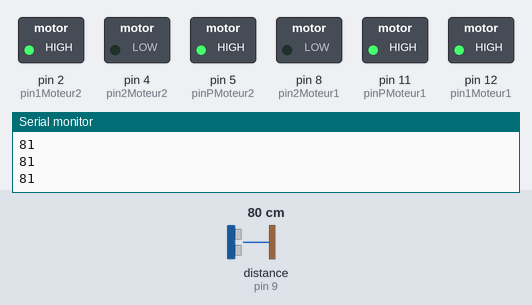
Recording of a sketch running on a simulated Arduino Uno, built with avr-gcc and run on an emulated ATmega328P. Shown: switched loads named in the sketch (green lamp = pin HIGH), the last lines printed to the serial monitor. Inputs (shaded band) come from the test bench; at power-on: distance to the obstacle (sensor on pin 9) 80 cm. The echo pulse lasts 58.3 µs per cm.

Above: at 1.2 s.
1.3 s: distance to the obstacle (sensor on pin 9) set to 21 cm
2.8 s: distance to the obstacle (sensor on pin 9) set to 17 cm
At 4.3 s:
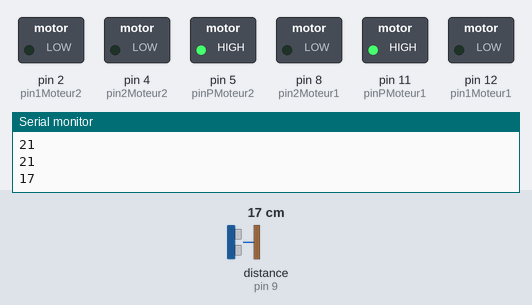
5.8 s: distance to the obstacle (sensor on pin 9) set to 35 cm
At 7.3 s:
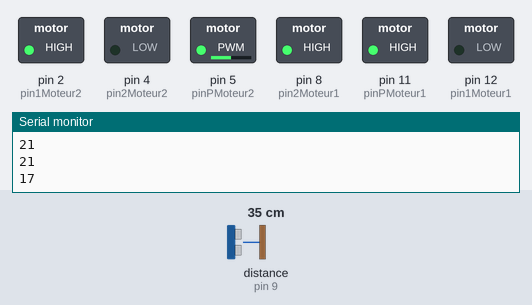
8.8 s: distance to the obstacle (sensor on pin 9) set to 2 cm
At 11.6 s:
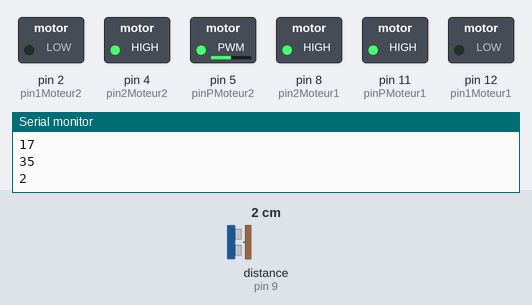
11.8 s: distance to the obstacle (sensor on pin 9) set to 60 cm
At 14.6 s:
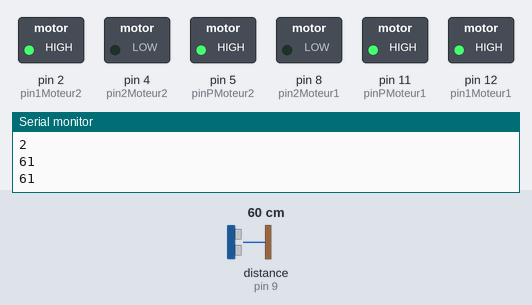
14.8 s: distance to the obstacle (sensor on pin 9) set to 4 cm
At 18.6 s:
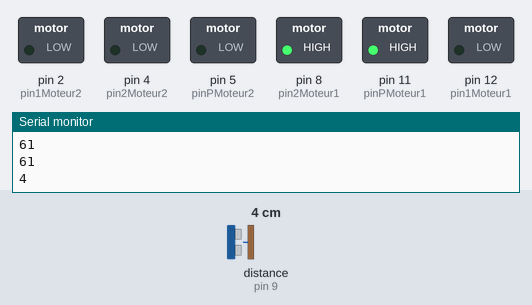
Timing chart, 0 to 18.8 s (numbered marks = the images above; inputs shaded):
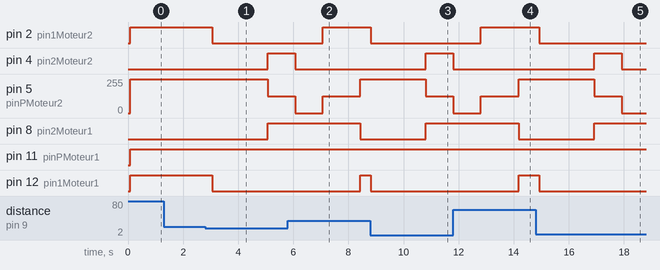

The sketch:

Autonomous_Car_v2.ino
```cpp
// only needs the L293D and not the whole motor shield

#include <NewPing.h>

int pin1Moteur1 = 12;
int pin2Moteur1 = 8;
int pinPMoteur1 = 11;
int pin1Moteur2 = 2;
int pin2Moteur2 = 4;
int pinPMoteur2 = 5;
int TRIG_PIN = 10;
int ECHO_PIN = 9;
int DIST_MAX = 200;
int i = 90;
int distActuelle = 0;
int cm;

NewPing sonar(TRIG_PIN, ECHO_PIN, 200); // créé l'objet sonar

void setup() {
  // put your setup code here, to run once:
  Serial.begin(9600); //initialise la communication série
  pinMode(pin1Moteur1,OUTPUT);
  pinMode(pin2Moteur1,OUTPUT);
  pinMode(pinPMoteur1,OUTPUT);
  pinMode(pin1Moteur2,OUTPUT);
  pinMode(pin2Moteur2,OUTPUT);
  pinMode(pinPMoteur2,OUTPUT);
}

void loop() {

    distActuelle = lectureDistance();

    if (distActuelle > 20){
      avance();
    }
    if (distActuelle < 20){
      recule();
      tourneDroite();
    }
    delay(300);
}


void dirMoteur(int moteur,int sens,int pourcentage){
  int pin1,etat1,pin2,etat2,pinP,puissance; //variable de la fonction

  if (moteur==1){
    pin1=pin1Moteur1;
    pin2=pin2Moteur1;
    pinP=pinPMoteur1;
  }
  else {
    pin1=pin1Moteur2;
    pin2=pin2Moteur2;
    pinP=pinPMoteur2;
  }
  if (sens==1){
    etat1=1;
    etat2=0;
  }
  else if (sens==-1){
    etat1=0;
    etat2=1;
  }
  else {
    etat1=0;
    etat2=0;
  }
  puissance=map(pourcentage,0,100,0,255);
  analogWrite(pinP,puissance);
  digitalWrite(pin1,etat1);
  digitalWrite(pin2,etat2);
}

void avance(){
    dirMoteur(1,1,100);
    dirMoteur(2,1,100);
}

void recule(){
    dirMoteur(1,0,100);
    dirMoteur(2,0,100);
    delay(2000);
    dirMoteur(1,-1,100);
    dirMoteur(2,-1,50);
}

void tourneDroite(){
    delay(1000);
    dirMoteur(1,-1,100);
    dirMoteur(2,0,0);
    delay(1000);
    dirMoteur(1,-1,100);
    dirMoteur(2,1,50);
    delay(1000);
}

int lectureDistance() { // Envoi la distance mesurée par le capteur de distance
  delay(70);

  unsigned int uS = sonar.ping(); // lance la function ‘ping’ de l’objet ‘sonar’
  cm = uS / US_ROUNDTRIP_CM; // converti la distance en
  if(cm == 0){
    lectureDistance();
  }
  else{
    Serial.println(cm);
    return cm;
  }
}
```

Measured:
- the behaviour switches between 20 and 19 cm on distance to the obstacle (sensor on pin 9) (found by bisection; images 0 and 1)
- after the input at 2.8 s, pin 2 (pin1Moteur2), pin 12 (pin1Moteur1): HIGH → LOW after 0.26 s; pin 4 (pin2Moteur2), pin 8 (pin2Moteur1): LOW → HIGH after 2.3 s; pin 5 (pinPMoteur2): 255/255 → 127/255 after 2.3 s
- after the input at 5.8 s, pin 2 (pin1Moteur2): goes on until 7.1 s, then stays HIGH; pin 12 (pin1Moteur1): LOW → HIGH after 2.6 s
- after the input at 8.8 s, pin 2 (pin1Moteur2), pin 12 (pin1Moteur1): HIGH → LOW at once; pin 4 (pin2Moteur2), pin 8 (pin2Moteur1): LOW → HIGH after 2.0 s; pin 5 (pinPMoteur2): 255/255 → 127/255 after 2.0 s
- after the input at 11.8 s, pin 2 (pin1Moteur2): goes on until 12.8 s, then stays HIGH; pin 12 (pin1Moteur1): LOW → HIGH after 2.4 s
- after the input at 14.8 s, pin 2 (pin1Moteur2), pin 12 (pin1Moteur1): HIGH → LOW after 0.13 s; pin 4 (pin2Moteur2): LOW → HIGH after 2.1 s, → LOW 1.0 s later; pin 5 (pinPMoteur2): 255/255 → 127/255 after 2.1 s, → 0/255 1.0 s later; pin 8 (pin2Moteur1): LOW → HIGH after 2.1 s
